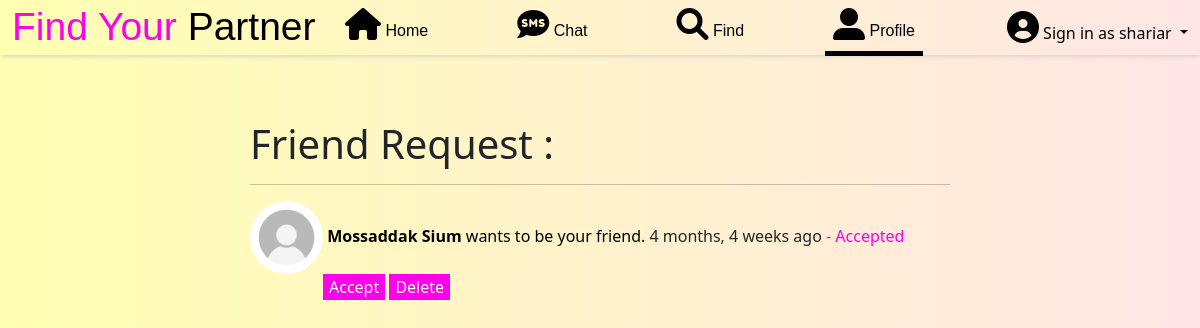
/user_friend_request (signed in), run on the app's committed database.
### homepage/models.py (models this page shows, shortened)
class profile(models.Model):
    name = models.CharField (max_length=99,null=True,blank=True)
    username = models.CharField (max_length=99,null=True,blank=True)
    height = models.CharField (max_length=99)
    weight = models.CharField (max_length=99)
    eyes = models.CharField (max_length=99)
    hair = models.CharField (max_length=99)
    education = models.CharField (max_length=99)
    phone = models.CharField (max_length=99)
    email = models.CharField (max_length=99)
    description = models.TextField ()
    gender = models.CharField (max_length=99,null=True)
    cover_pic = models.ImageField(upload_to='photo/', blank=True, null=True, default = "photo/cover.png")
    profile_pic = models.ImageField(upload_to='photo/', blank=True, null=True, default = "photo/user.jpg")

class friend_request (models.Model):
    username = models.CharField (max_length=99)
    name = models.CharField (max_length=99)
    friend_user_name = models.CharField (max_length=99)
    date = models.DateTimeField (auto_now_add=True,null = True)
    request_count = models.IntegerField (null = True, default=1)

class friend_list (models.Model):
    username = models.CharField (max_length=99)
    name = models.CharField (max_length=99)
    request_user_name = models.CharField (max_length=99)
    request_name = models.CharField (max_length=99)
    date = models.DateTimeField (auto_now_add=True,null = True)
    friend_count = models.IntegerField (null = True, default=1)

### homepage/views.py (the view)
# urls.py: path('user_friend_request',views.user_friend_request.as_view(),name="user_friend_request"),
class user_friend_request (ListView):
    model = friend_request
    template_name = "friend_request.html"
    ordering = ['-id']
    def get_context_data(self, *args, **kwargs):
        context = super(user_friend_request, self).get_context_data(*args, **kwargs)
        context['status'] = post.objects.all()
        context['comment'] = user_comment.objects.all()
        context['friend'] = friend_list.objects.all()
        context['profile_list'] = profile.objects.all()
        return context

### templates/friend_request.html (shortened to what this page needs)
{% load static %}
{% load humanize %}
<!DOCTYPE html>
<html lang="en">
<head>
    <link href="https://cdn.jsdelivr.net/npm/bootstrap@5.1.3/dist/css/bootstrap.min.css" rel="stylesheet"
>
    <link rel="stylesheet" href="https://cdnjs.cloudflare.com/ajax/libs/font-awesome/6.0.0-beta3/css/all.min.css"
 />
    <link href="http://fonts.cdnfonts.com/css/romantic" rel="stylesheet">
    <link href="http://fonts.cdnfonts.com/css/valeerie-morrie" rel="stylesheet">
</head>
{% if user.is_authenticated %}
<body style="background-color: rgb(181, 255, 251);">
    <nav class="navbar navbar-expand-lg navbar-light nav fixed-top">
        <div class="container-fluid box_shadow">
            <a style="color: rgb(255, 0, 234); font-family: 'Valeerie Morrie', sans-serif; font-size: 39px;"
                class="navbar-brand" href="/">Find Your
                <span style="color: black;">Partner</span></a>
            <div class="collapse navbar-collapse" id="navbarSupportedContent">
                <ul class="navbar-nav navs ms-auto mb-2 mb-lg-0">
                    <li class="nav-item nav_item">
                        <a style="color: black ;text-decoration: none;font-family: 'Winter', sans-serif;"
                            class="nav-link" aria-current="page" href="{% url 'home' %}"><i
                                class="fas fa-home fa-2x"></i> Home</a>
                    </li>
                    <li class="nav-item nav_item">
                        <a style="color: black ;text-decoration: none;font-family: 'Winter', sans-serif;"
                            class="nav-link" aria-current="page" href="{% url 'chat_list' %}"><i class="fas fa-sms fa-2x"></i> Chat</a>
                    </li>
                    <li class="nav-item nav_item">
                        <a style="color: black ;text-decoration: none;font-family: 'Winter', sans-serif;"
                            class="nav-link" aria-current="page" href="/"><i class="fas fa-search fa-2x"></i> Find</a>
                    </li>
                    <li class="nav-item nav_item">
                        <a style="color: black; border-bottom: 1px solid white;border-bottom: 5px solid black;text-decoration: none;font-family: 'Winter', sans-serif;"
                            class="nav-link" aria-current="page" href="{% url 'user_profile' %}"><i
                                class="fas fa-user-alt fa-2x"></i>
                            Profile</a>
                    </li>
                </ul>
                <ul style="margin: none;" class="navbar-nav ms-auto mb-2 mb-lg-0">
                    <li style="float: left;margin-top: 0px;" class="nav-item dropdown">
                        {% if user.is_authenticated %}
                    <li style="float: left;margin-top: 0px;" class="nav-item dropdown">
                        <a style="color: black;text-decoration: none;" class="nav-link-user dropdown-toggle" href="#"
                            id="navbarDropdown" role="button" data-bs-toggle="dropdown" aria-expanded="false">
                            <i class="fas fa-user-circle fa-2x"></i>
                            <span style="color: black;"> Sign in as {{ user.username }}</span>
                        </a>
                    </li>
                    {% else %}
                    <a style="color: whblackite ;" class="nav-link" aria-current="page" href="{% url 'signin' %}"><i
                            class="fas fa-user-circle fa-2x"></i>
                        <span style="color: black;font-family: 'Winter', sans-serif;"> Signup/Signin</span>
                    </a>
                    {% endif %}
                    </li>
                </ul>
            </div>
        </div>
    </nav>
    <br>
    <br>
    <br>
    <br>
    <br>
    <div style="width: 700px;margin: auto;">
        <h1>Friend Request : </h1>
        <hr>
        {% for friend_request in object_list %}
        {% if friend_request.friend_user_name == user.username %}
        {% for profile in profile_list %}
        {% if profile.username == friend_request.username %}
        {% if profile.profile_pic %}
        <img src="{{ profile.profile_pic.url }}" height="73px%" width="73px%" style = "border-radius: 50%;" alt="">
        <a style="text-decoration: none;color: black;" href="{% url 'user_profile_view' profile.pk %}"><b>{{ friend_request.name }} </b>wants to be your friend.</a>
        {% else %}
        <img src="{% static 'user.jpg' %}" height="73px%" width="73px%" style = "border-radius: 50%;" alt="">
        <a style="text-decoration: none;color: black;" href="{% url 'user_profile_view' profile.pk %}"><b>{{ friend_request.name }} </b>wants to be your friend.</a>
        {% endif %}
        {% endif %}
        {% endfor %}
        {{ friend_request.date|naturaltime }}
            {% for friend_list in friend %}
            {% if friend_list.request_user_name == friend_request.username and friend_request.friend_user_name == friend_list.username %}
                <span style = "color: rgb(255, 0, 234);"> - Accepted</span>
            {% endif %}
            {% endfor %}
        <form action="{% url 'friend_list_form' %}" method="POST">
            <input style="background-color: rgb(255, 0, 234);color: white;border: none;margin-left: 73px;" type="submit" value="Accept">
            <input style="background-color: rgb(255, 0, 234);color: white;border: none;" type="submit" value="Delete">
        </form>
        <br>
        {% endif %}
        {% endfor %}
    </div>
</body>
{% else %}
{% load static %}
{% endif %}
</html>

### templates/friend_request.html (style rules this page uses)
.nav_item { margin-right: 73px; }
.box_shadow { background-image: linear-gradient(to right, #ffffb3, #ffe6e6); height: 39px; }
.nav { -webkit-box-shadow: 1px 1px 5px 0px rgba(207, 207, 207, 1); -moz-box-shadow: 1px 1px 5px 0px rgba(207, 207, 207, 1); box-shadow: 1px 1px 5px 0px rgba(207, 207, 207, 1); }
.navbar { background-image: linear-gradient(to right, #ffffb3, #ffe6e6); }
.navs { margin: auto; }
body { background: #DFC2F2; background-image: linear-gradient(to right, #ffffb3, #ffe6e6); background-attachment: fixed; background-size: cover; }

### data on the page
friend_request: name "Mossaddak Sium", date "4 months, 4 weeks ago"
friend_list: request_user_name "- Accepted"

### other printed values
{{ user.username }} "shariar"
